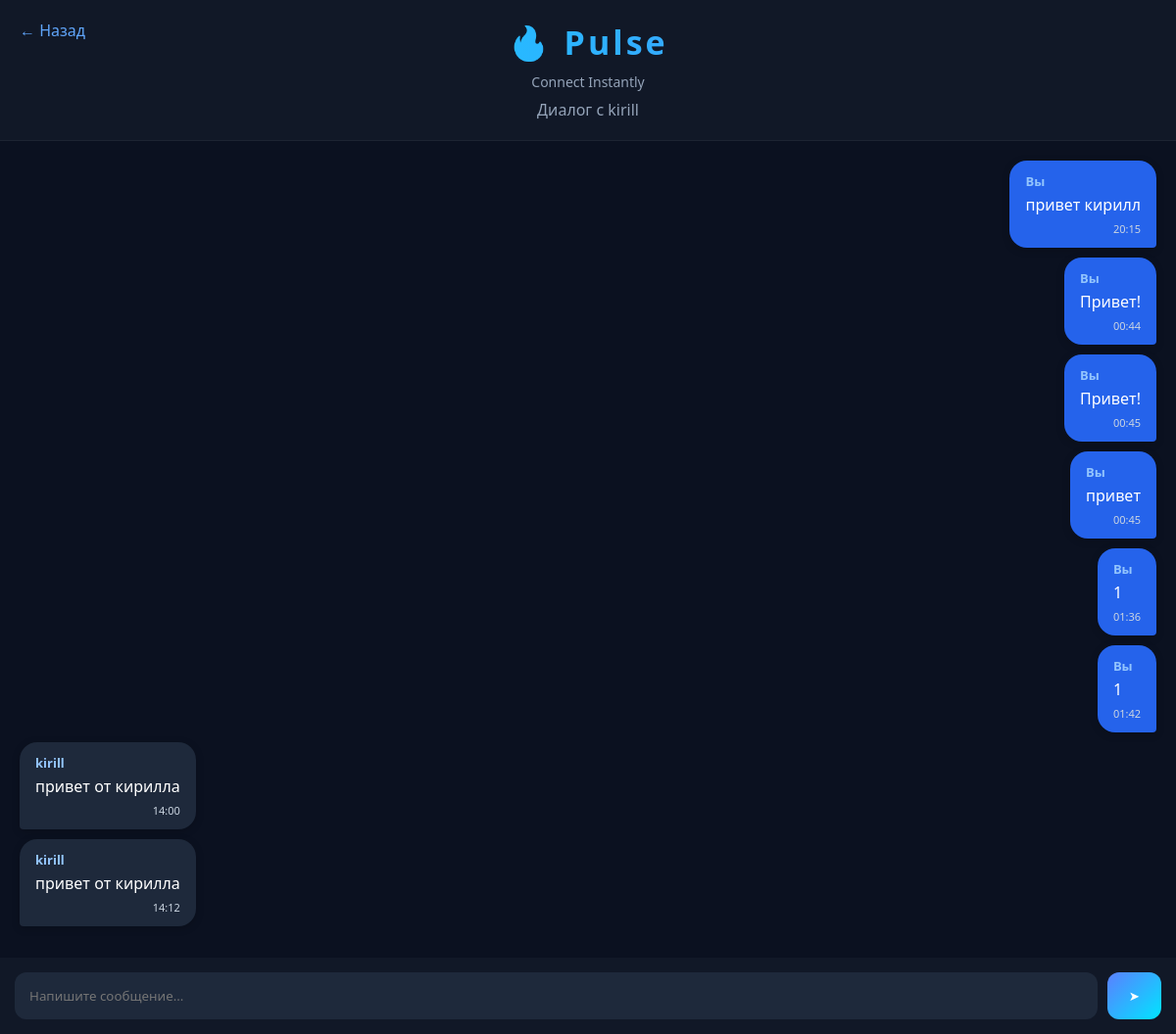
Screenshot of /dialog/kirill (signed in) with the database file from the repository.
### tables this page shows
CREATE TABLE private_messages (
        id INTEGER PRIMARY KEY AUTOINCREMENT,
        sender TEXT NOT NULL,
        receiver TEXT NOT NULL,
        text TEXT NOT NULL,
        created_at TEXT NOT NULL
    );

### app.py (the view, shortened to what this page needs)
@app.route("/dialog/<username>", methods=["GET", "POST"])
def dialog(username):
    if "username" not in session:
        return redirect("/login")
    conn = sqlite3.connect("users.db")
    cursor = conn.cursor()
    cursor.execute(
        """
        SELECT sender, text, created_at
        FROM private_messages
        WHERE
            (sender=? AND receiver=?)
            OR
            (sender=? AND receiver=?)
        ORDER BY id
        """,
        (
            session["username"],
            username,
            username,
            session["username"]
        )
    )
    messages = cursor.fetchall()
    conn.close()
    return render_template(
        "dialog.html",
        username=username,
        messages=messages
    )

### templates/dialog.html (shortened to what this page needs)
<!DOCTYPE html>
<html lang="ru">
<head>
</head>
<body>
<a class="back" href="/users">
← Назад
</a>
<div class="header">
<div class="logo">
🔥 Pulse
</div>
<div class="subtitle">
Connect Instantly
</div>
<div class="username">
Диалог с {{ username }}
</div>
</div>
<div class="messages" id="messages">
{% for sender, text, created_at in messages %}
{% if sender == session["username"] %}
<div class="my-message">
<div class="author">
Вы
</div>
<div>
{{ text }}
</div>
<div class="time">
{{ created_at }}
</div>
</div>
{% else %}
<div class="other-message">
<div class="author">
{{ sender }}
</div>
<div>
{{ text }}
</div>
<div class="time">
{{ created_at }}
</div>
</div>
{% endif %}
{% endfor %}
</div>
<form class="form" method="POST">
<input
type="text"
name="message"
placeholder="Напишите сообщение..."
autocomplete="off"
required>
<button type="submit">
➤
</button>
</form>
</body>
</html>

### templates/dialog.html (style rules this page uses)
* { margin:0; padding:0; box-sizing:border-box; font-family:'Segoe UI',sans-serif; }
body { background:#0b1120; color:white; }
.header { position:sticky; top:0; background:#111827; padding:20px; text-align:center; border-bottom:1px solid rgba(255,255,255,.05); }
.logo { font-size:34px; font-weight:800; letter-spacing:3px; background:linear-gradient( 90deg, #00e5ff, #5b7fff ); -webkit-background-clip:text; -webkit-text-fill-color:transparent; }
.subtitle { margin-top:8px; color:#94a3b8; font-size:14px; }
.username { margin-top:8px; color:#94a3b8; }
.messages { padding:20px; padding-bottom:100px; display:flex; flex-direction:column; }
.my-message { align-self:flex-end; max-width:70%; background:#2563eb; padding:12px 16px; border-radius:18px 18px 4px 18px; margin-bottom:10px; color:white; box-shadow:0 2px 8px rgba(0,0,0,.2); }
.other-message { align-self:flex-start; max-width:70%; background:#1e293b; padding:12px 16px; border-radius:18px 18px 18px 4px; margin-bottom:10px; color:white; box-shadow:0 2px 8px rgba(0,0,0,.2); }
.author { font-size:13px; font-weight:bold; color:#93c5fd; margin-bottom:4px; }
.time { font-size:11px; color:#cbd5e1; text-align:right; margin-top:6px; }
.form { position:fixed; bottom:0; left:0; width:100%; background:#111827; padding:15px; display:flex; gap:10px; }
.form input { flex:1; padding:15px; border:none; border-radius:12px; background:#1e293b; color:white; }
.form button { border:none; padding:15px 22px; border-radius:12px; color:white; cursor:pointer; background:linear-gradient( 135deg, #5b7fff, #00e5ff ); }
.back { position:fixed; left:20px; top:20px; color:#60a5fa; text-decoration:none; z-index:999; }

### rows the page displays
private_messages: text "привет кирилл", created_at "20:15"
private_messages: text "Привет!", created_at "00:44"
private_messages: text "Привет!", created_at "00:45"
private_messages: text "привет", created_at "00:45"
private_messages: text "1", created_at "01:36"
private_messages: text "1", created_at "01:42"
private_messages: sender "kirill", text "привет от кирилла", created_at "14:00"
private_messages: sender "kirill", text "привет от кирилла", created_at "14:12"

### other values shown
{{ username }} "kirill"
